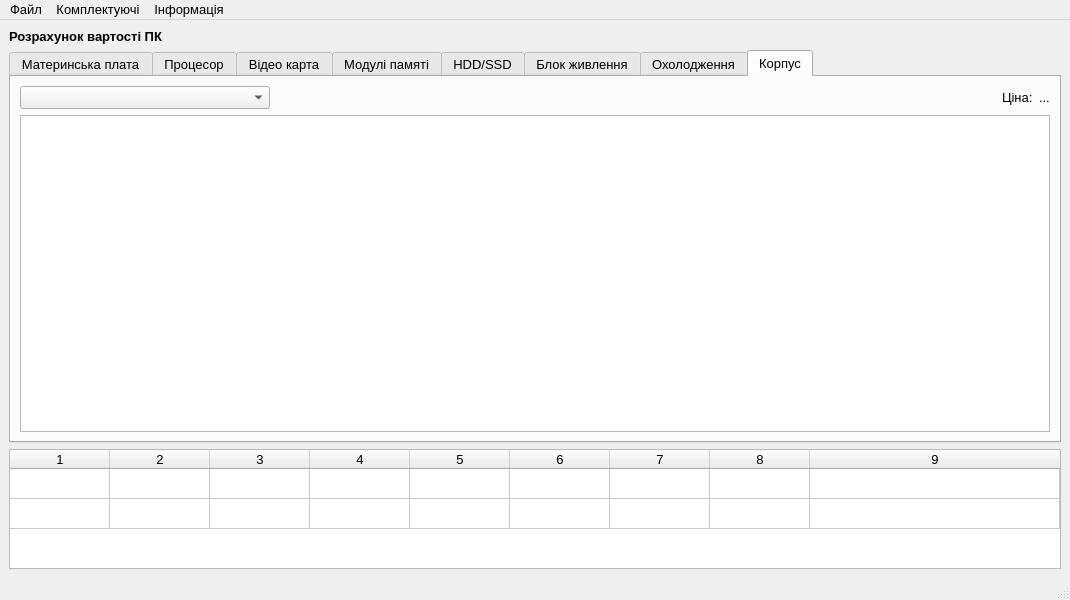
<?xml version="1.0" encoding="UTF-8"?>
<ui version="4.0">
 <class>MainWindow</class>
 <widget class="QMainWindow" name="MainWindow">
  <property name="geometry">
   <rect>
    <x>0</x>
    <y>0</y>
    <width>1070</width>
    <height>600</height>
   </rect>
  </property>
  <property name="minimumSize">
   <size>
    <width>600</width>
    <height>400</height>
   </size>
  </property>
  <property name="maximumSize">
   <size>
    <width>99999</width>
    <height>99999</height>
   </size>
  </property>
  <property name="font">
   <font>
    <pointsize>10</pointsize>
   </font>
  </property>
  <property name="windowTitle">
   <string>Розрахунок вартості ПК</string>
  </property>
  <widget class="QWidget" name="centralwidget">
   <layout class="QGridLayout" name="gridLayout">
    <item row="1" column="0">
     <widget class="QTableWidget" name="table">
      <property name="maximumSize">
       <size>
        <width>16777215</width>
        <height>120</height>
       </size>
      </property>
      <property name="rowCount">
       <number>2</number>
      </property>
      <property name="columnCount">
       <number>9</number>
      </property>
      <attribute name="horizontalHeaderCascadingSectionResizes">
       <bool>false</bool>
      </attribute>
      <attribute name="horizontalHeaderStretchLastSection">
       <bool>true</bool>
      </attribute>
      <attribute name="verticalHeaderVisible">
       <bool>false</bool>
      </attribute>
      <row/>
      <row/>
      <column/>
      <column/>
      <column/>
      <column/>
      <column/>
      <column/>
      <column/>
      <column/>
      <column/>
      <item row="0" column="0">
       <property name="text">
        <string/>
       </property>
      </item>
     </widget>
    </item>
    <item row="0" column="0">
     <layout class="QVBoxLayout" name="verticalLayout">
      <item>
       <widget class="QLabel" name="label">
        <property name="font">
         <font>
          <pointsize>10</pointsize>
          <weight>75</weight>
          <bold>true</bold>
         </font>
        </property>
        <property name="text">
         <string>Розрахунок вартості ПК</string>
        </property>
       </widget>
      </item>
      <item>
       <layout class="QHBoxLayout" name="horizontalLayout">
        <item>
         <widget class="QTabWidget" name="tabWidget">
          <property name="currentIndex">
           <number>7</number>
          </property>
          <widget class="QWidget" name="tab_1">
           <attribute name="title">
            <string>Материнська плата</string>
           </attribute>
           <layout class="QGridLayout" name="gridLayout_2">
            <item row="0" column="0">
             <layout class="QVBoxLayout" name="verticalLayout_9">
              <item>
               <layout class="QHBoxLayout" name="horizontalLayout_9">
                <item>
                 <widget class="QComboBox" name="c1">
                  <property name="minimumSize">
                   <size>
                    <width>250</width>
                    <height>0</height>
                   </size>
                  </property>
                 </widget>
                </item>
                <item>
                 <spacer name="horizontalSpacer_8">
                  <property name="orientation">
                   <enum>Qt::Horizontal</enum>
                  </property>
                  <property name="sizeHint" stdset="0">
                   <size>
                    <width>40</width>
                    <height>20</height>
                   </size>
                  </property>
                 </spacer>
                </item>
                <item>
                 <widget class="QLabel" name="label_16">
                  <property name="text">
                   <string>Ціна:</string>
                  </property>
                 </widget>
                </item>
                <item>
                 <widget class="QLabel" name="p1">
                  <property name="text">
                   <string>...</string>
                  </property>
                 </widget>
                </item>
               </layout>
              </item>
              <item>
               <widget class="QTextBrowser" name="t1"/>
              </item>
             </layout>
            </item>
           </layout>
          </widget>
          <widget class="QWidget" name="tab_2">
           <attribute name="title">
            <string>Процесор</string>
           </attribute>
           <layout class="QGridLayout" name="gridLayout_3">
            <item row="0" column="0">
             <layout class="QVBoxLayout" name="verticalLayout_8">
              <item>
               <layout class="QHBoxLayout" name="horizontalLayout_8">
                <item>
                 <widget class="QComboBox" name="c2">
                  <property name="minimumSize">
                   <size>
                    <width>250</width>
                    <height>0</height>
                   </size>
                  </property>
                 </widget>
                </item>
                <item>
                 <spacer name="horizontalSpacer_7">
                  <property name="orientation">
                   <enum>Qt::Horizontal</enum>
                  </property>
                  <property name="sizeHint" stdset="0">
                   <size>
                    <width>40</width>
                    <height>20</height>
                   </size>
                  </property>
                 </spacer>
                </item>
                <item>
                 <widget class="QLabel" name="label_14">
                  <property name="text">
                   <string>Ціна:</string>
                  </property>
                 </widget>
                </item>
                <item>
                 <widget class="QLabel" name="p2">
                  <property name="text">
                   <string>...</string>
                  </property>
                 </widget>
                </item>
               </layout>
              </item>
              <item>
               <widget class="QTextBrowser" name="t2"/>
              </item>
             </layout>
            </item>
           </layout>
          </widget>
          <widget class="QWidget" name="tab_3">
           <attribute name="title">
            <string>Відео карта</string>
           </attribute>
           <layout class="QGridLayout" name="gridLayout_4">
            <item row="0" column="0">
             <layout class="QVBoxLayout" name="verticalLayout_7">
              <item>
               <layout class="QHBoxLayout" name="horizontalLayout_7">
                <item>
                 <widget class="QComboBox" name="c3">
                  <property name="minimumSize">
                   <size>
                    <width>250</width>
                    <height>0</height>
                   </size>
                  </property>
                 </widget>
                </item>
                <item>
                 <spacer name="horizontalSpacer_6">
                  <property name="orientation">
                   <enum>Qt::Horizontal</enum>
                  </property>
                  <property name="sizeHint" stdset="0">
                   <size>
                    <width>40</width>
                    <height>20</height>
                   </size>
                  </property>
                 </spacer>
                </item>
                <item>
                 <widget class="QLabel" name="label_12">
                  <property name="text">
                   <string>Ціна:</string>
                  </property>
                 </widget>
                </item>
                <item>
                 <widget class="QLabel" name="p3">
                  <property name="text">
                   <string>...</string>
                  </property>
                 </widget>
                </item>
               </layout>
              </item>
              <item>
               <widget class="QTextBrowser" name="t3"/>
              </item>
             </layout>
            </item>
           </layout>
          </widget>
          <widget class="QWidget" name="tab4">
           <attribute name="title">
            <string>Модулі памяті</string>
           </attribute>
           <layout class="QGridLayout" name="gridLayout_5">
            <item row="0" column="0">
             <layout class="QVBoxLayout" name="verticalLayout_6">
              <item>
               <layout class="QHBoxLayout" name="horizontalLayout_6">
                <item>
                 <widget class="QComboBox" name="c4">
                  <property name="minimumSize">
                   <size>
                    <width>250</width>
                    <height>0</height>
                   </size>
                  </property>
                 </widget>
                </item>
                <item>
                 <spacer name="horizontalSpacer_5">
                  <property name="orientation">
                   <enum>Qt::Horizontal</enum>
                  </property>
                  <property name="sizeHint" stdset="0">
                   <size>
                    <width>40</width>
                    <height>20</height>
                   </size>
                  </property>
                 </spacer>
                </item>
                <item>
                 <widget class="QLabel" name="label_10">
                  <property name="text">
                   <string>Ціна:</string>
                  </property>
                 </widget>
                </item>
                <item>
                 <widget class="QLabel" name="p4">
                  <property name="text">
                   <string>...</string>
                  </property>
                 </widget>
                </item>
               </layout>
              </item>
              <item>
               <widget class="QTextBrowser" name="t4"/>
              </item>
             </layout>
            </item>
           </layout>
          </widget>
          <widget class="QWidget" name="tab_5">
           <attribute name="title">
            <string>HDD/SSD</string>
           </attribute>
           <layout class="QGridLayout" name="gridLayout_6">
            <item row="0" column="0">
             <layout class="QVBoxLayout" name="verticalLayout_5">
              <item>
               <layout class="QHBoxLayout" name="horizontalLayout_5">
                <item>
                 <widget class="QComboBox" name="c5">
                  <property name="minimumSize">
                   <size>
                    <width>250</width>
                    <height>0</height>
                   </size>
                  </property>
                 </widget>
                </item>
                <item>
                 <spacer name="horizontalSpacer_4">
                  <property name="orientation">
                   <enum>Qt::Horizontal</enum>
                  </property>
                  <property name="sizeHint" stdset="0">
                   <size>
                    <width>40</width>
                    <height>20</height>
                   </size>
                  </property>
                 </spacer>
                </item>
                <item>
                 <widget class="QLabel" name="label_8">
                  <property name="text">
                   <string>Ціна:</string>
                  </property>
                 </widget>
                </item>
                <item>
                 <widget class="QLabel" name="p5">
                  <property name="text">
                   <string>...</string>
                  </property>
                 </widget>
                </item>
               </layout>
              </item>
              <item>
               <widget class="QTextBrowser" name="t5"/>
              </item>
             </layout>
            </item>
           </layout>
          </widget>
          <widget class="QWidget" name="tab_6">
           <attribute name="title">
            <string>Блок живлення</string>
           </attribute>
           <layout class="QGridLayout" name="gridLayout_7">
            <item row="0" column="0">
             <layout class="QVBoxLayout" name="verticalLayout_4">
              <item>
               <layout class="QHBoxLayout" name="horizontalLayout_4">
                <item>
                 <widget class="QComboBox" name="c6">
                  <property name="minimumSize">
                   <size>
                    <width>250</width>
                    <height>0</height>
                   </size>
                  </property>
                 </widget>
                </item>
                <item>
                 <spacer name="horizontalSpacer_3">
                  <property name="orientation">
                   <enum>Qt::Horizontal</enum>
                  </property>
                  <property name="sizeHint" stdset="0">
                   <size>
                    <width>40</width>
                    <height>20</height>
                   </size>
                  </property>
                 </spacer>
                </item>
                <item>
                 <widget class="QLabel" name="label_6">
                  <property name="text">
                   <string>Ціна:</string>
                  </property>
                 </widget>
                </item>
                <item>
                 <widget class="QLabel" name="p6">
                  <property name="text">
                   <string>...</string>
                  </property>
                 </widget>
                </item>
               </layout>
              </item>
              <item>
               <widget class="QTextBrowser" name="t6"/>
              </item>
             </layout>
            </item>
           </layout>
          </widget>
          <widget class="QWidget" name="tab_7">
           <attribute name="title">
            <string>Охолодження</string>
           </attribute>
           <layout class="QGridLayout" name="gridLayout_8">
            <item row="0" column="0">
             <layout class="QVBoxLayout" name="verticalLayout_3">
              <item>
               <layout class="QHBoxLayout" name="horizontalLayout_3">
                <item>
                 <widget class="QComboBox" name="c7">
                  <property name="minimumSize">
                   <size>
                    <width>250</width>
                    <height>0</height>
                   </size>
                  </property>
                 </widget>
                </item>
                <item>
                 <spacer name="horizontalSpacer_2">
                  <property name="orientation">
                   <enum>Qt::Horizontal</enum>
                  </property>
                  <property name="sizeHint" stdset="0">
                   <size>
                    <width>40</width>
                    <height>20</height>
                   </size>
                  </property>
                 </spacer>
                </item>
                <item>
                 <widget class="QLabel" name="label_4">
                  <property name="text">
                   <string>Ціна:</string>
                  </property>
                 </widget>
                </item>
                <item>
                 <widget class="QLabel" name="p7">
                  <property name="text">
                   <string>...</string>
                  </property>
                 </widget>
                </item>
               </layout>
              </item>
              <item>
               <widget class="QTextBrowser" name="t7"/>
              </item>
             </layout>
            </item>
           </layout>
          </widget>
          <widget class="QWidget" name="tab_8">
           <attribute name="title">
            <string>Корпус</string>
           </attribute>
           <layout class="QGridLayout" name="gridLayout_9">
            <item row="0" column="0">
             <layout class="QVBoxLayout" name="verticalLayout_2">
              <item>
               <layout class="QHBoxLayout" name="horizontalLayout_2">
                <item>
                 <widget class="QComboBox" name="c8">
                  <property name="minimumSize">
                   <size>
                    <width>250</width>
                    <height>0</height>
                   </size>
                  </property>
                 </widget>
                </item>
                <item>
                 <spacer name="horizontalSpacer">
                  <property name="orientation">
                   <enum>Qt::Horizontal</enum>
                  </property>
                  <property name="sizeHint" stdset="0">
                   <size>
                    <width>40</width>
                    <height>20</height>
                   </size>
                  </property>
                 </spacer>
                </item>
                <item>
                 <widget class="QLabel" name="label_2">
                  <property name="text">
                   <string>Ціна:</string>
                  </property>
                 </widget>
                </item>
                <item>
                 <widget class="QLabel" name="p8">
                  <property name="text">
                   <string>...</string>
                  </property>
                 </widget>
                </item>
               </layout>
              </item>
              <item>
               <widget class="QTextBrowser" name="t8"/>
              </item>
             </layout>
            </item>
           </layout>
          </widget>
         </widget>
        </item>
       </layout>
      </item>
     </layout>
    </item>
   </layout>
  </widget>
  <widget class="QMenuBar" name="menubar">
   <property name="geometry">
    <rect>
     <x>0</x>
     <y>0</y>
     <width>1070</width>
     <height>26</height>
    </rect>
   </property>
   <widget class="QMenu" name="menu">
    <property name="title">
     <string>Файл</string>
    </property>
    <addaction name="btn_open"/>
    <addaction name="btn_create"/>
    <addaction name="action_6"/>
   </widget>
   <widget class="QMenu" name="menu_2">
    <property name="title">
     <string>Комплектуючі</string>
    </property>
    <addaction name="btn_add"/>
   </widget>
   <widget class="QMenu" name="menu_3">
    <property name="title">
     <string>Інформація</string>
    </property>
    <addaction name="btn_about"/>
    <addaction name="btn_info"/>
   </widget>
   <addaction name="menu"/>
   <addaction name="menu_2"/>
   <addaction name="menu_3"/>
  </widget>
  <widget class="QStatusBar" name="statusbar"/>
  <action name="btn_open">
   <property name="text">
    <string>Відкрити базу даних</string>
   </property>
   <property name="shortcut">
    <string>Ctrl+O</string>
   </property>
  </action>
  <action name="btn_create">
   <property name="text">
    <string>Створити базу даних</string>
   </property>
   <property name="shortcut">
    <string>Ctrl+N</string>
   </property>
  </action>
  <action name="btn_about">
   <property name="text">
    <string>Про розробника</string>
   </property>
  </action>
  <action name="btn_info">
   <property name="text">
    <string>Інструкція</string>
   </property>
  </action>
  <action name="btn_add">
   <property name="text">
    <string>Додати комплектуючі</string>
   </property>
   <property name="shortcut">
    <string>Ctrl+Shift+N</string>
   </property>
  </action>
  <action name="action_6">
   <property name="text">
    <string>Закрити програму</string>
   </property>
  </action>
 </widget>
 <resources/>
 <connections/>
</ui>
